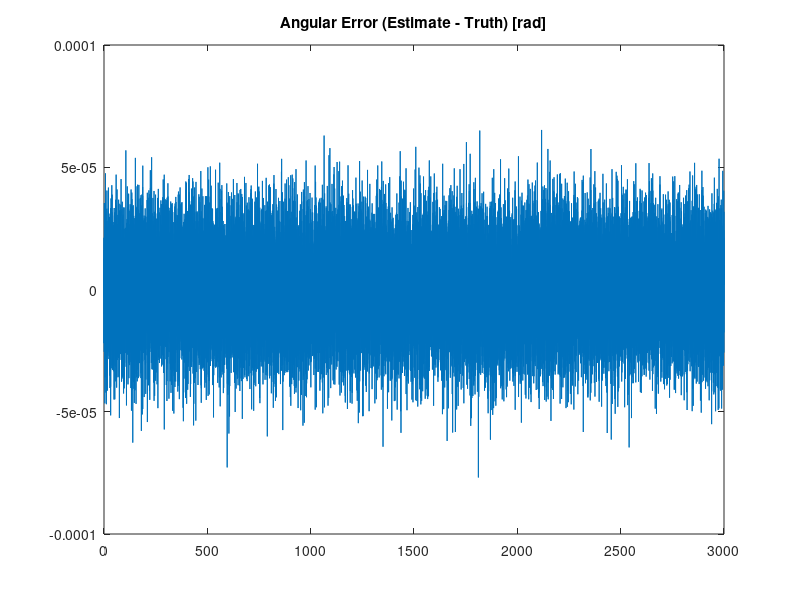
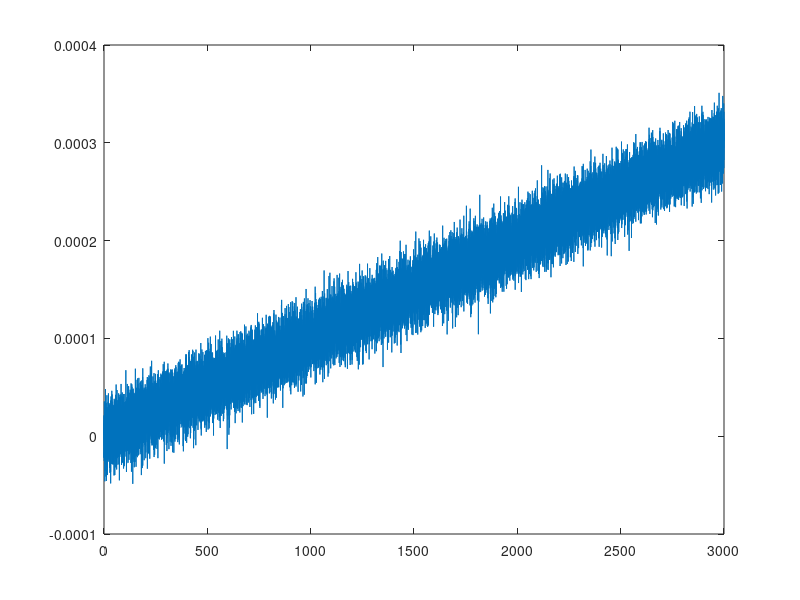

Here is the MATLAB script that generated these plots, in order:
%% Problem 2
clear all;
close all;
clc;

% gyro error statistics
sigma_nu = 3e-7; %[rad/sec^0.5]
sigma_u = 3e-10; %[rad/sec^1.5]
sigma_S = 17e-6; % [rad]
% truth rate
theta_dot = 1e-7; %[rad/sec], spacecraft rate, constant
% sim timestep, also timestep of observer
dt = 0.1;
% observer gains
K_theta = 1;
K_beta = -1/dt;

% start simming
t_stop = 3000; % [sec]
t = 0:dt:t_stop;
% initialize
step_cnt = 1;

% truth initialization
beta(step_cnt) = 1e-6; % [rad/sec]
theta(step_cnt) = 0; % initial angle

% observer initialization
theta_hat_pri = 0; % [rad]
beta_hat_pri = 0; %[rad/sec]
% measurements
theta_meas(step_cnt) = theta(step_cnt) + sigma_S*randn();
omega_meas(step_cnt) = theta_dot + beta(step_cnt) + sigma_nu*randn();

% run observer from error measurments
e_meas = theta_meas(step_cnt) - theta_hat_pri;
theta_hat_post(step_cnt) = theta_hat_pri + K_theta*e_meas;
beta_hat_post(step_cnt) = beta_hat_pri + K_beta*e_meas;

e_truth(step_cnt) = theta_hat_post(step_cnt) - theta(step_cnt);

% start propogating
for step_cnt = 2:length(t)
    % propogate truth model first
    theta(step_cnt) = theta(step_cnt-1) + theta_dot*dt;
    beta(step_cnt) = beta(step_cnt-1) + sigma_nu*sqrt(dt)*randn();
    
    % gyro measure model
    theta_meas(step_cnt) = theta(step_cnt) + sigma_S*randn();
    omega_meas(step_cnt) = theta_dot + 0.5*(beta(step_cnt)+...
        beta(step_cnt-1))+randn*sqrt(sigma_nu^2/dt + (1/12)*sigma_u^2*dt);
    
    % propogate observer state prior to taking in measurments
    theta_hat_pri = theta_hat_post(step_cnt-1) +...
        omega_meas(step_cnt)*dt - beta_hat_post(step_cnt-1)*dt; 
    %     ^ intersting omega_meas is the current step...
    beta_hat_pri = beta_hat_post(step_cnt-1);
    
    % get e_meas from measurments
    e_meas = theta_meas(step_cnt) - theta_hat_pri;
    
    % update observer states after measurments
    theta_hat_post(step_cnt) = theta_hat_pri + K_theta*e_meas;
    beta_hat_post(step_cnt) = beta_hat_pri + K_beta*e_meas;
    
    e_truth(step_cnt) = theta_hat_post(step_cnt) - theta(step_cnt);
end
    
figure;
plot(t,e_truth);
title('Angular Error (Estimate - Truth) [rad]');
figure;
plot(t,theta_hat_post);

